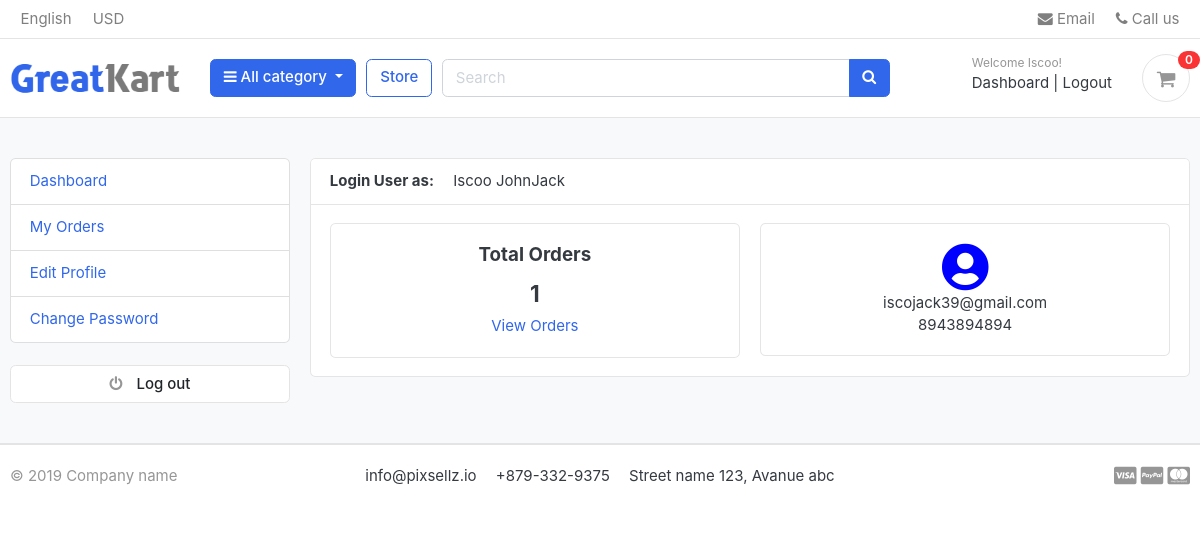
/accounts/dashboard (signed in), run on the app's committed database.
### accounts/models.py (models this page shows, shortened)
class Account(AbstractBaseUser):
	first_name = models.CharField(max_length=50)
	last_name = models.CharField(max_length=50)
	username = models.CharField(max_length=80,unique=True)
	email = models.CharField(max_length=100,unique=True)
	phone_number = models.CharField(max_length=15,unique=True)
	date_joined = models.DateTimeField(auto_now_add=True)
	last_login = models.DateTimeField(auto_now_add=True)
	is_admin = models.BooleanField(default=False)
	is_staff = models.BooleanField(default=False)
	is_active = models.BooleanField(default=False)
	is_superadmin = models.BooleanField(default=False)
	USERNAME_FIELD = 'email'
	REQUIRED_FIELDS = ['username','first_name','last_name']
	objects = MyAccount()
	def full_name(self):
		return f'{self.first_name} {self.last_name}'

### accounts/views.py (the view)
# urls.py: path('dashboard',views.dashboard,name='dashboard'),
@login_required(login_url='login')
def dashboard(request):
	orders = Order.objects.order_by('-created_at').filter(user_id=request.user.id,is_ordered=True)
	order_counts = orders.count()
	context={
	'order_counts':order_counts,
	}
	return render(request,'accounts/dashboard.html',context)

### cart/context_processors.py (called while the page is built)
def counter(request):
	cart_count=0
	if 'admin' in request.path:
		return {}
	else:
		try:
			cart=Cart.objects.filter(cart_id=_cart_id(request))
			if request.user.is_authenticated:
				cart_items=CartItem.objects.all().filter(user=request.user)
			else:
				cart_items=CartItem.objects.all().filter(cart=cart[:1])
			for cart_item in cart_items:
				cart_count += cart_item.quantity
		except:
			cart_count = 0
	return dict(cart_count=cart_count)

### cart/views.py (called while the page is built)
def _cart_id(request):
	cart = request.session.session_key
	if not cart:
		cart = request.session.create()
	return cart

### category/context_processors.py (called while the page is built)
def menu_links(request):
	links = Category.objects.all()
	return dict(links=links)

### category/models.py (called while the page is built)
	def get_url(self):
		return reverse('products_by_category',args=[self.category_url])

### templates/accounts/dashboard.html (shortened to what this page needs)
{% extends 'greate/base.html' %}
{% load static %}
{% block content %}
<section class="section-conten padding-y bg">
<div class="container">
  <div class="row">
    {% include 'greate/includes/dashboard_side.html'%}
  <main class="col-md-9">
    <article class="card">
    <header class="card-header">
      <strong class="d-inline-block mr-3">Login User as:</strong>
      <span>{{user.full_name}}</span>
    </header>
    <div class="card-body">
      <div class="row">
        <div class="col-md-6">
          <div class="card" style="text-align: center;">
            <div class="card-body">
              <h5 class="card-title">Total Orders</h5>
              <h4>
                {{order_counts}}
              </h4>
              <a href="">View Orders</a>
            </div>
          </div>
        </div>
         <div class="col-md-6">
          <div class="card" style="text-align: center;">
            <div class="card-body">
              <span><i class='fas fa-user-circle' style='font-size:48px;color:blue'></i></span>
              <p class="mb-0">
              {{user.email}}
              </p>
              <p>
              {{user.phone_number}}
              </p>
            </div>
          </div>
        </div>
      </div>
    </div>
    </article>
  </main>
</div>
</div>
</section>
{% endblock %}

### templates/greate/includes/navbar.html (shortened to what this page needs)
{% load static %}
<header class="section-header">
	<nav class="navbar p-md-0 navbar-expand-sm navbar-light border-bottom">
		<div class="container">
  			<div class="collapse navbar-collapse" id="navbarTop4">
			    <ul class="navbar-nav mr-auto">
			    	<li class="nav-item dropdown">
					 	<a href="#" class="nav-link">   English </a>
					</li>
					<li class="nav-item dropdown">
						<a href="#" class="nav-link"> USD </a>
					</li>
			    </ul>
			    <ul class="navbar-nav">
					<li><a href="#" class="nav-link"> <i class="fa fa-envelope"></i> Email </a></li>
					<li><a href="#" class="nav-link"> <i class="fa fa-phone"></i> Call us </a></li>
				</ul>
			</div>
		</div>
	</nav>
	<section class="header-main border-bottom">
		<div class="container">
			<div class="row align-items-center">
				<div class="col-lg-2 col-md-3 col-6">
					<a href="{% url 'index' %}" class="brand-wrap">
						<img class="logo" src="{% static './images/logo.png' %}">
					</a>
				</div>
				<div class="col-lg col-sm col-md col-6 flex-grow-0">
					<div class="category-wrap dropdown d-inline-block float-right">
						<button type="button" class="btn btn-primary dropdown-toggle" data-toggle="dropdown">
							<i class="fa fa-bars"></i> All category
						</button>
					</div>
				</div>
				<a href="{% url 'store' %}" class="btn btn-outline-primary">Store</a>
				<div class="col-lg  col-md-6 col-sm-12 col">
					<form action="{% url 'search' %}" class="search" method="GET">
						<div class="input-group w-100">
						    <input type="text" class="form-control" style="width:60%;" placeholder="Search" name="keyword">
						    <div class="input-group-append">
						      <button class="btn btn-primary" type="submit">
						        <i class="fa fa-search"></i>
						      </button>
						    </div>
					    </div>
					</form>
				</div>
				<div class="col-lg-3 col-sm-6 col-8 order-2 order-lg-3">
					<div class="d-flex justify-content-end mb-3 mb-lg-0">
						{% if user.id is None %}
						<div class="widget-header">
							<small class="title text-muted">Welcome guest!</small>
							<div>
								<a href="{% url 'login' %}">Sign in</a> <span class="dark-transp"> | </span>
								<a href="{% url 'register' %}"> Register</a>
							</div>
						</div>
						{% else %}
						<div class="widget-header">
							<small class="title text-muted">Welcome {{user.first_name}}!</small>
							<div>
								<a href="{% url 'dashboard' %}">Dashboard</a> <span class="dark-transp"> | </span>
								<a href="{% url 'logout' %}">Logout</a>
							</div>
						</div>
						{% endif %}
						<a href="{% url 'cart' %}" class="widget-header pl-3 ml-3">
							<div class="icon icon-sm rounded-circle border"><i class="fa fa-shopping-cart"></i></div>
							<span class="badge badge-pill badge-danger notify">{{cart_count}}</span>
						</a>
					</div>
				</div>
			</div>
		</div>
	</section>
</header>

### static/css/ui.css (style rules this page uses)
html { font-family: "Inter", sans-serif; font-size: 15px; }
.icon-xs, .icon-sm, .icon-md, .icon-lg { display: inline-block; text-align: center; flex-shrink: 0; flex-grow: 0; }
.icon-sm { width: 48px; height: 48px; line-height: 48px !important; font-size: 20px; }
.padding-y { padding-top: 40px; padding-bottom: 40px; }
article:after, .form-group:after { display: block; clear: both; content: ""; }
.bg { background-color: #f8f9fa; }
p:last-child { margin-bottom: 0; }
.header-main { position: relative; padding-top: 1rem; padding-bottom: 1rem; }
.brand-wrap .logo, .navbar-brand .logo { margin-right: 7px; max-height: 42px; display: inline-block; }
.widget-header { display: inline-block; vertical-align: middle; position: relative; }
.widget-header a { color: #343a40; }
.widget-header i { color: #969696; }
.widget-header .title { display: block; }
.widget-header .notify { position: absolute; top: -3px; right: -10px; }
.notify { position: absolute; top: -4px; right: -10px; display: inline-block; padding: 0.25em 0.6em; font-size: 12px; line-height: 1; text-align: center; border-radius: 3rem; color: #fff; background-color: #fa3434; }

### data on the page
Account: first_name "Iscoo", full_name "Iscoo JohnJack", email "iscojack39@gmail.com", phone_number "8943894894"

### other printed values
{{ cart_count }} "0"
{{ order_counts }} "1"
